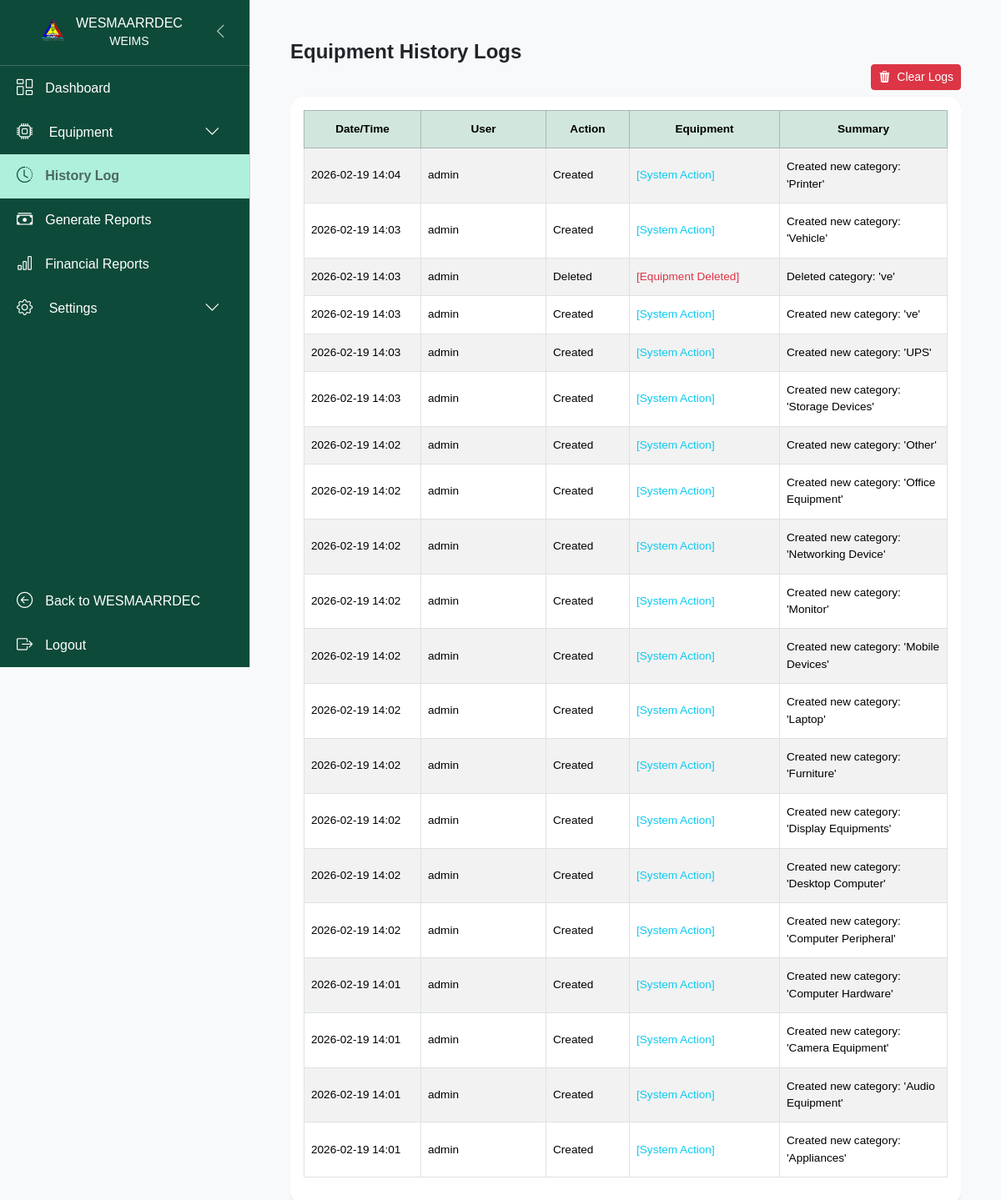
/weims/history-logs/ (signed in), run on an earlier commit of the app's database.
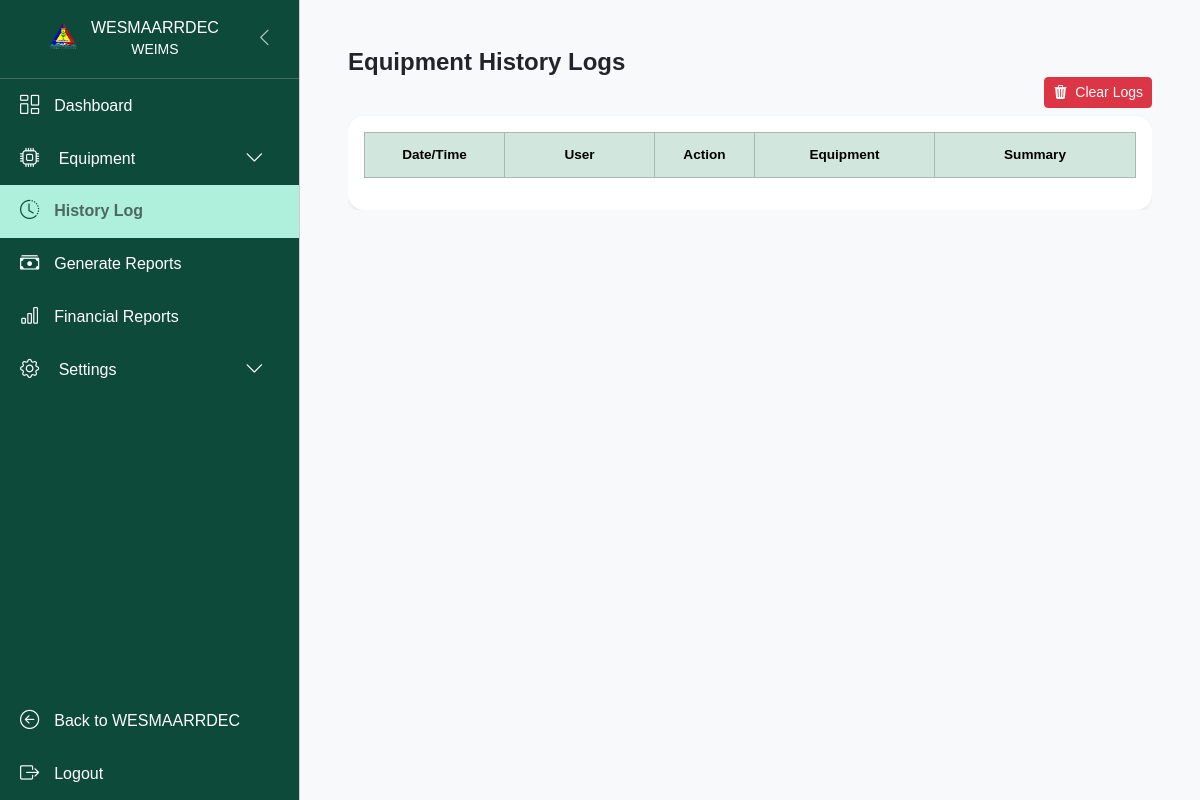
And on a later commit of the database.
### equipments/models.py (models this page shows, shortened)
class EquipmentActionLog(models.Model):
    ACTION_CHOICES = [
        ('create', 'Created'),
        ('edit', 'Edited'),
        ('delete', 'Deleted'),
        ('archive', 'Archived'),
        ('unarchive', 'Unarchived'),
        ('return', 'Returned'),
        ('reissue', 'Reissued'),
    ]
    equipment = models.ForeignKey('Equipment', on_delete=models.SET_NULL, null=True, blank=True)
    action = models.CharField(max_length=20, choices=ACTION_CHOICES)
    user = models.ForeignKey(settings.AUTH_USER_MODEL, on_delete=models.SET_NULL, null=True)
    timestamp = models.DateTimeField(auto_now_add=True)
    summary = models.TextField(blank=True, null=True)

### auth_user/models.py (models this page shows)
class User(AbstractUser):
    profile_picture = models.ImageField(upload_to='profile_pictures/', null=True, blank=True)
    researcher = models.BooleanField(default=False)
    secretariat = models.BooleanField(default=False)
    stakeholder = models.BooleanField(default=False)

### equipments/views.py (the view)
# urls.py: path('history-logs/', views.history_logs, name='history_logs'),
@login_required
@user_passes_test(is_admin_or_superadmin)
def history_logs(request):
    logs = EquipmentActionLog.objects.select_related('user', 'equipment').order_by('-timestamp')[:500]  # Limit for performance
    return render(request, 'equipments/history_logs.html', {'logs': logs})

### cmscore/context_processors.py (called while the page is built)
def search_form(request):
    return {'form': SearchForm()}

### equipments/helpers.py (called while the page is built)
def is_admin_or_superadmin(user):
    return user.is_superuser or user.groups.filter(name='admin').exists() or getattr(user, 'secretariat', False)

### equipments/templates/equipments/history_logs.html (shortened to what this page needs)
{% extends 'equipments/base.html' %}
{% block content %}
<div class="container-fluid mt-4 px-4">
  <h4 class="fw-semibold mb-0">Equipment History Logs</h4>
  <div class="table-responsive">
    <div class="d-flex justify-content-end mb-2">
    <form method="post" action="{% url 'equipments:clear_history_logs' %}" onsubmit="return confirm('Are you sure you want to clear all history logs?');">
        <button type="submit" class="btn btn-danger btn-sm">
          <i class="bi bi-trash3-fill me-1"></i> Clear Logs
        </button>
    </form>
    </div>
  <div class="card shadow-sm border-0 rounded-4">
    <div class="card-body p-3">
      <div class="table-responsive">
        <table id="logsTable" class="table table-hover table-striped table-bordered align-middle text-nowrap small">
          <thead class="table-success text-center align-middle">
            <tr>
              <th>Date/Time</th>
              <th>User</th>
              <th>Action</th>
              <th>Equipment</th>
              <th>Summary</th>
            </tr>
          </thead>
          <tbody>
            {% for log in logs %}
            <tr>
              <td>{{ log.timestamp|date:"Y-m-d H:i" }}</td>
              <td>{{ log.user.get_full_name|default:log.user.username|default:"System" }}</td>
              <td>{{ log.get_action_display }}</td>
              <td>
                {% if log.equipment %}
                  {{ log.equipment.item_name }}<br>
                  <small class="text-muted">#{{ log.equipment.item_propertynum }}</small>
                {% else %}
                  {% if log.action == 'delete' %}
                    <span class="text-danger">[Equipment Deleted]</span>
                  {% elif 'Bulk updated' in log.summary or 'category' in log.summary|lower or 'status' in log.summary|lower or 'Cleared all' in log.summary %}
                    <span class="text-info">[System Action]</span>
                  {% else %}
                    <span class="text-muted">[No Equipment]</span>
                  {% endif %}
                {% endif %}
              </td>
              <td>{{ log.summary }}</td>
            </tr>
            {% endfor %}
          </tbody>
        </table>
      </div>
    </div>
  </div>
</div>
<link rel="stylesheet" href="https://cdn.datatables.net/1.13.4/css/dataTables.bootstrap5.min.css">
{% endblock %}

What changed in the data, as far as the page shows it:
removed EquipmentActionLog: timestamp "2026-02-19 14:04", user.get_full_name "admin", action "Created", shows "[System Action]", summary "Created new category: 'Printer'"
removed EquipmentActionLog: timestamp "2026-02-19 14:03", user.get_full_name "admin", action "Created", shows "[System Action]", summary "Created new category: 'Vehicle'"
removed EquipmentActionLog: timestamp "2026-02-19 14:03", user.get_full_name "admin", action "Deleted", shows "[Equipment Deleted]", summary "Deleted category: 've'"
removed EquipmentActionLog: timestamp "2026-02-19 14:03", user.get_full_name "admin", action "Created", shows "[System Action]", summary "Created new category: 've'"
removed EquipmentActionLog: timestamp "2026-02-19 14:03", user.get_full_name "admin", action "Created", shows "[System Action]", summary "Created new category: 'UPS'"
removed EquipmentActionLog: timestamp "2026-02-19 14:03", user.get_full_name "admin", action "Created", shows "[System Action]", summary "Created new category: 'Storage Devices'"
removed EquipmentActionLog: timestamp "2026-02-19 14:02", user.get_full_name "admin", action "Created", shows "[System Action]", summary "Created new category: 'Other'"
removed EquipmentActionLog: timestamp "2026-02-19 14:02", user.get_full_name "admin", action "Created", shows "[System Action]", summary "Created new category: 'Office Equipment'"
removed EquipmentActionLog: timestamp "2026-02-19 14:02", user.get_full_name "admin", action "Created", shows "[System Action]", summary "Created new category: 'Networking Device'"
removed EquipmentActionLog: timestamp "2026-02-19 14:02", user.get_full_name "admin", action "Created", shows "[System Action]", summary "Created new category: 'Monitor'"
removed EquipmentActionLog: timestamp "2026-02-19 14:02", user.get_full_name "admin", action "Created", shows "[System Action]", summary "Created new category: 'Mobile Devices'"
removed EquipmentActionLog: timestamp "2026-02-19 14:02", user.get_full_name "admin", action "Created", shows "[System Action]", summary "Created new category: 'Laptop'"
removed EquipmentActionLog: timestamp "2026-02-19 14:02", user.get_full_name "admin", action "Created", shows "[System Action]", summary "Created new category: 'Furniture'"
removed EquipmentActionLog: timestamp "2026-02-19 14:02", user.get_full_name "admin", action "Created", shows "[System Action]", summary "Created new category: 'Display Equipments'"
removed EquipmentActionLog: timestamp "2026-02-19 14:02", user.get_full_name "admin", action "Created", shows "[System Action]", summary "Created new category: 'Desktop Computer'"
removed EquipmentActionLog: timestamp "2026-02-19 14:02", user.get_full_name "admin", action "Created", shows "[System Action]", summary "Created new category: 'Computer Peripheral'"
removed EquipmentActionLog: timestamp "2026-02-19 14:01", user.get_full_name "admin", action "Created", shows "[System Action]", summary "Created new category: 'Computer Hardware'"
removed EquipmentActionLog: timestamp "2026-02-19 14:01", user.get_full_name "admin", action "Created", shows "[System Action]", summary "Created new category: 'Camera Equipment'"
removed EquipmentActionLog: timestamp "2026-02-19 14:01", user.get_full_name "admin", action "Created", shows "[System Action]", summary "Created new category: 'Audio Equipment'"
removed EquipmentActionLog: timestamp "2026-02-19 14:01", user.get_full_name "admin", action "Created", shows "[System Action]", summary "Created new category: 'Appliances'"
